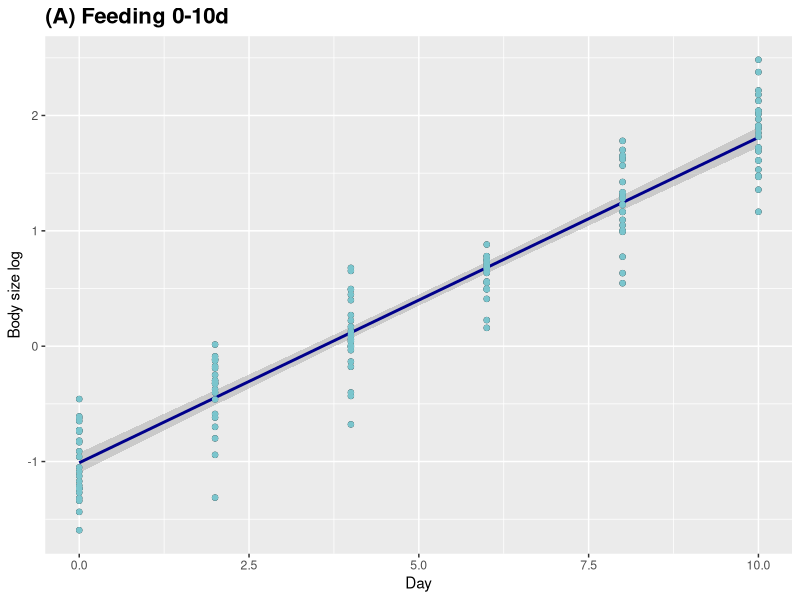
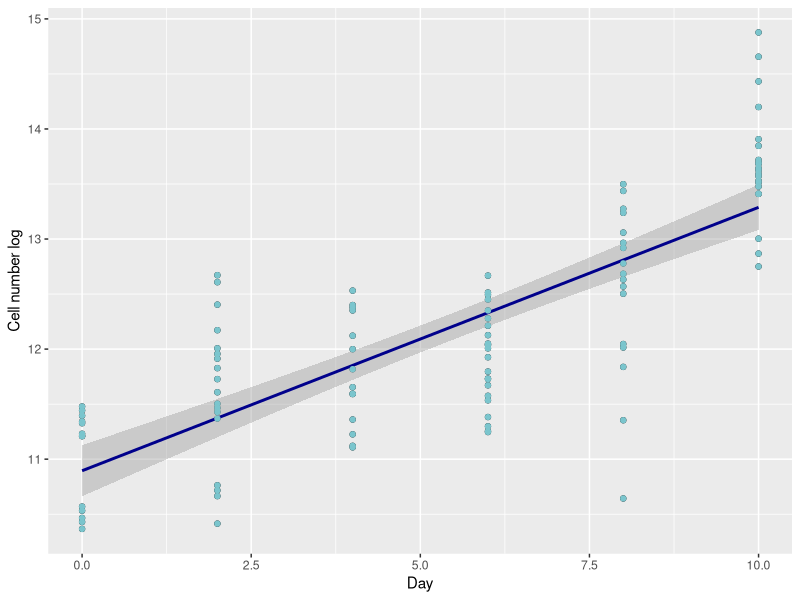
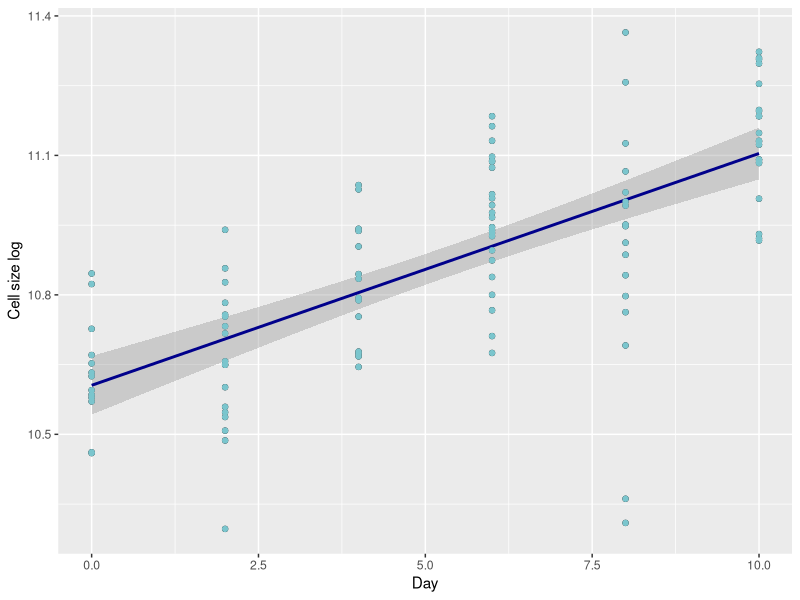
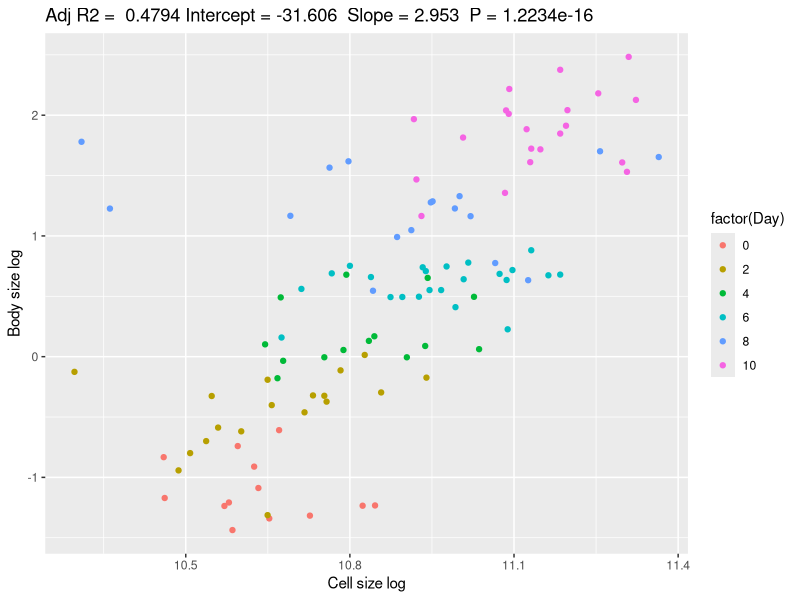
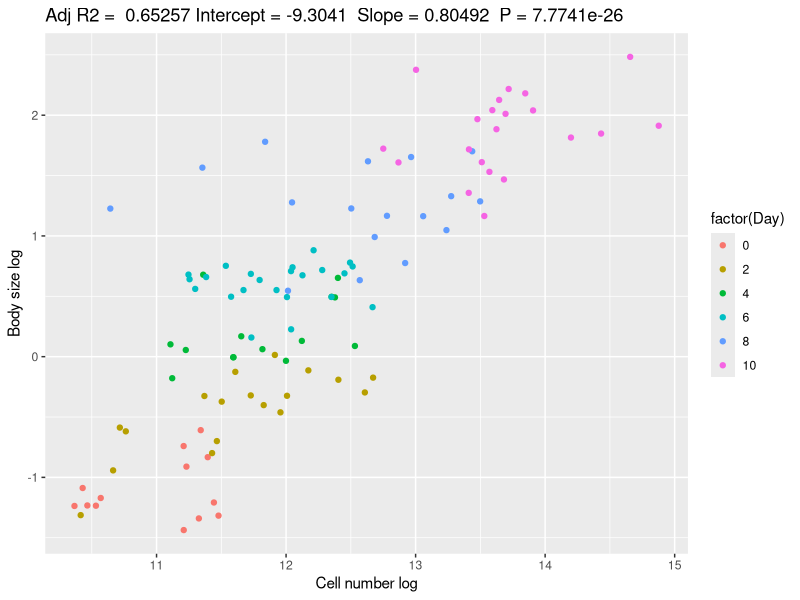
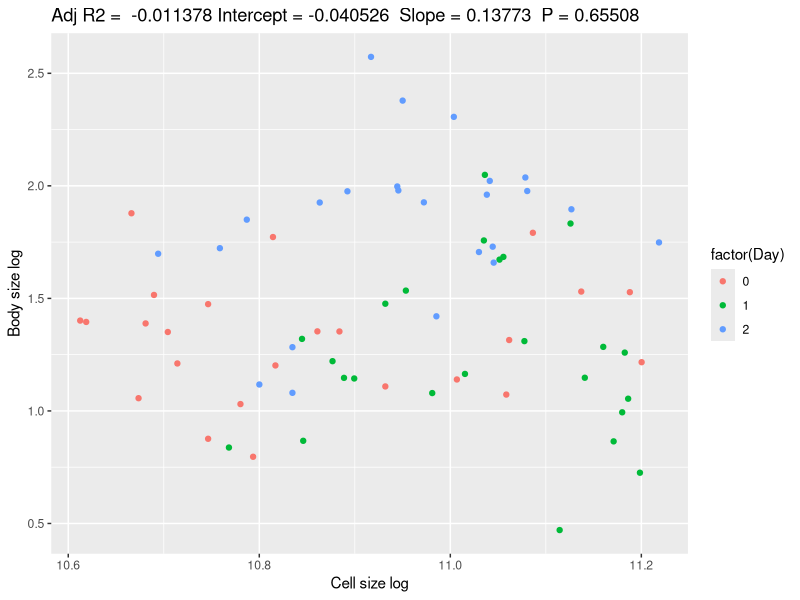
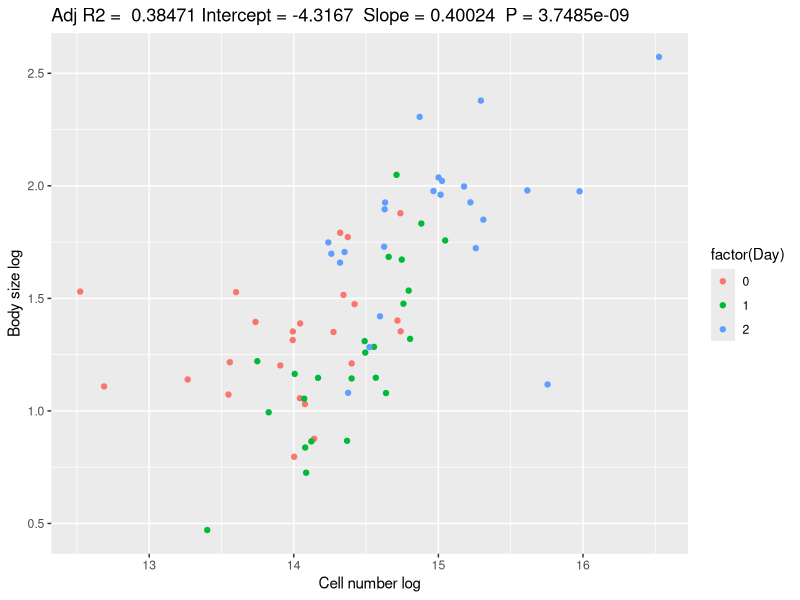
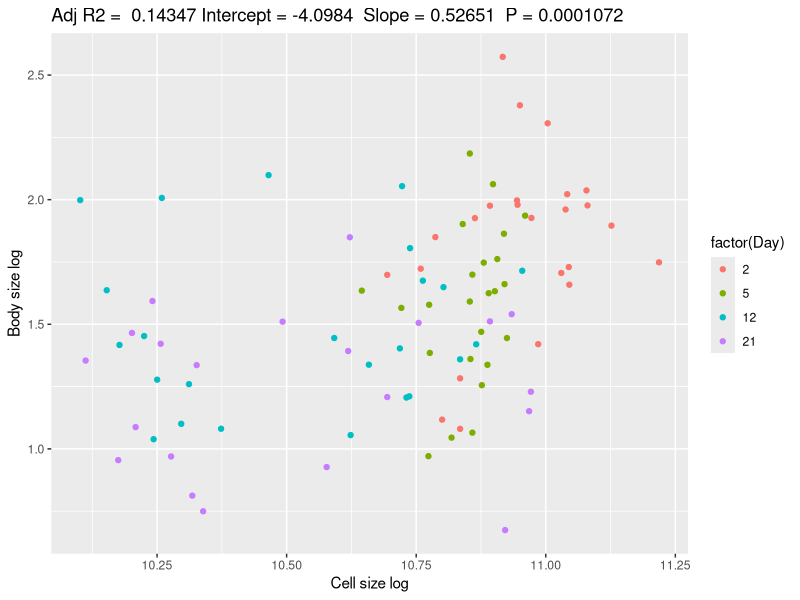

The R script that drew these images, in order:
#imports
library(ggplot2)
library(gridExtra)

#FEEDING
#open data files .csv for feeding periods 0-10d
#df.growth contains body size, cell number and cell size
#df.growth.body contains only body size (with more data points than the data frame above)
df.growth = read.csv("Data/nematostella_growth_bgp.csv")
df.growth.body=read.csv("Data/body_size_growth_bgp.csv")

#fit simple linear regressions for log body size, log cell number and log cell size  with respect to day
my.lm.bodysize = lm(log.body.size ~ Day, data=df.growth.body)
summary(my.lm.bodysize) #summary statistics of the linear model
AIC(my.lm.bodysize)#compute the AIC value for future model selection

my.lm.cellnumber = lm(log.cell.number ~ Day_y, data=df.growth)
summary(my.lm.cellnumber)
AIC(my.lm.cellnumber)

my.lm.cellsize = lm(log.cell.size ~ Day, data=df.growth)
summary(my.lm.cellsize)
AIC(my.lm.cellsize)

#plots of the simple linear regressions

ggplot(df.growth.body, aes(x = Day, y = log.body.size)) + 
  geom_point() +
  stat_smooth(method = "lm", col = "darkblue")+geom_point(color='cadetblue3')+
  labs(title ="(A) Feeding 0-10d", y='Body size log')+
  theme(plot.title = element_text(face="bold", size=16))

ggplot(df.growth, aes(x = Day_y, y = log.cell.number)) + 
  geom_point() +
  stat_smooth(method = "lm", col = "darkblue")+geom_point(color='cadetblue3')+
  labs(y='Cell number log', x='Day')

ggplot(df.growth, aes(x = Day, y = log.cell.size)) + 
  geom_point() +
  stat_smooth(method = "lm", col = "darkblue")+geom_point(color='cadetblue3')+
  labs(y='Cell size log')


#Fit a multiple linear regression model to find correlations between log body size and log cell number and size
my.lm.growth = lm(log.body.size ~ log.cell.size + log.cell.number, data=df.growth)
summary(my.lm.growth)
AIC(my.lm.growth)

#Fit two simple linear regressions to find correlations between body size and cell size, and body size
#and cell number
my.lm.growth.size = lm(log.body.size ~ log.cell.size, data=df.growth)
summary(my.lm.growth.size)
AIC(my.lm.growth.size)

my.lm.growth.numb = lm(log.body.size ~ log.cell.number, data=df.growth)
summary(my.lm.growth.numb)
AIC(my.lm.growth.numb)

#plots of the independent correlations
ggplot(df.growth, aes(x = log.cell.size, y = log.body.size, col=factor(Day))) + 
  geom_point()+
  labs(title = paste("Adj R2 = ",signif(summary(my.lm.growth.size)$adj.r.squared, 5),
                     "Intercept =",signif(my.lm.growth.size$coef[[1]],5 ),
                     " Slope =",signif(my.lm.growth.size$coef[[2]], 5),
                     " P =",signif(summary(my.lm.growth.size)$coef[2,4], 5)), y='Body size log',
       x='Cell size log')

ggplot(df.growth, aes(x = log.cell.number, y = log.body.size, col=factor(Day))) + 
  geom_point()+
  labs(title = paste("Adj R2 = ",signif(summary(my.lm.growth.numb)$adj.r.squared, 5),
                     "Intercept =",signif(my.lm.growth.numb$coef[[1]],5 ),
                     " Slope =",signif(my.lm.growth.numb$coef[[2]], 5),
                     " P =",signif(summary(my.lm.growth.numb)$coef[2,4], 5)), y='Body size log',
       x='Cell number log')

#STARVATION
#open data file containing body size, cell number and cell size for starvation periods 0-21d
df.degrowth = read.csv("Data/nematostella_degrowth_bgp.csv")
df.degrowth02=subset(df.degrowth, Day <=2) #get first part where growth happens
df.degrowth221 = subset(df.degrowth, Day>= 2) #get second part where degrowth happens

#Fit a multiple linear regression model to find correlations between log body size and log cell number and size
#for growth and degrowth phases in starvation
my.lm.degrowth02 = lm(log.body.size~ log.cell.size + log.cell.number, data=df.degrowth02)
summary(my.lm.degrowth02)
AIC(my.lm.degrowth02)

my.lm.degrowth221 = lm(log.body.size ~ log.cell.size + log.cell.number, data=df.degrowth221)
summary(my.lm.degrowth221)
AIC(my.lm.degrowth221)


#Fit simple linear regressions to find correlations between body size and cell size, and body size
#and cell number, separately

#growth phase
my.lm.degrowth02.size = lm(log.body.size ~ log.cell.size, data=df.degrowth02)
summary(my.lm.degrowth02.size)
AIC(my.lm.degrowth02.size)

my.lm.degrowth02.numb = lm(log.body.size ~ log.cell.number, data=df.degrowth02)
summary(my.lm.degrowth02.numb)
AIC(my.lm.degrowth02.numb)

#plots
ggplot(df.degrowth02, aes(x = log.cell.size, y = log.body.size, col=factor(Day))) + 
  geom_point()+
  labs(title = paste("Adj R2 = ",signif(summary(my.lm.degrowth02.size)$adj.r.squared, 5),
                     "Intercept =",signif(my.lm.degrowth02.size$coef[[1]],5 ),
                     " Slope =",signif(my.lm.degrowth02.size$coef[[2]], 5),
                     " P =",signif(summary(my.lm.degrowth02.size)$coef[2,4], 5)), y='Body size log',
       x='Cell size log')



ggplot(df.degrowth02, aes(x = log.cell.number, y = log.body.size, col=factor(Day))) + 
  geom_point()+
  labs(title = paste("Adj R2 = ",signif(summary(my.lm.degrowth02.numb)$adj.r.squared, 5),
                     "Intercept =",signif(my.lm.degrowth02.numb$coef[[1]],5 ),
                     " Slope =",signif(my.lm.degrowth02.numb$coef[[2]], 5),
                     " P =",signif(summary(my.lm.degrowth02.numb)$coef[2,4], 5)), y='Body size log',
       x='Cell number log')

#degrowth phase
my.lm.degrowth221.size = lm(log.body.size ~ log.cell.size, data=df.degrowth221)
summary(my.lm.degrowth221.size)
AIC(my.lm.degrowth221.size)


my.lm.degrowth221.numb = lm(log.body.size ~ log.cell.number, data=df.degrowth221)
summary(my.lm.degrowth221.numb)
AIC(my.lm.degrowth221.numb)

#plots
ggplot(df.degrowth221, aes(x = log.cell.size, y = log.body.size, col=factor(Day))) + 
  geom_point()+
  labs(title = paste("Adj R2 = ",signif(summary(my.lm.degrowth221.size)$adj.r.squared, 5),
                     "Intercept =",signif(my.lm.degrowth221.size$coef[[1]],5 ),
                     " Slope =",signif(my.lm.degrowth221.size$coef[[2]], 5),
                     " P =",signif(summary(my.lm.degrowth221.size)$coef[2,4], 5)), y='Body size log',
       x='Cell size log')

ggplot(df.degrowth221, aes(x = log.cell.number, y = log.body.size, col=factor(Day))) + 
  geom_point()+
  labs(title = paste("Adj R2 = ",signif(summary(my.lm.degrowth221.numb)$adj.r.squared, 5),
                     "Intercept =",signif(my.lm.degrowth221.numb$coef[[1]],5 ),
                     " Slope =",signif(my.lm.degrowth221.numb$coef[[2]], 5),
                     " P =",signif(summary(my.lm.degrowth221.numb)$coef[2,4], 5)), y='Body size log',
       x='Cell number log')


#REFEEDING
#Open data files for the two different treatments, 170d and 200d
df.treatments = read.csv("Data/treatments.csv") #data points for 170d and 200d merged together
df.treatment_170d = read.csv("Data/treatment_170d.csv") #data points for 170d
df.treatment_200d = read.csv("Data/treatment_200d.csv") #data points for 200d

#Fit simple linear regression models
my.lm.treatments = lm(log.body.size ~ Day, data=df.treatments)
summary(my.lm.treatments)
AIC(my.lm.treatments)

my.lm.treatment_170d = lm(log.body.size ~ Day, data=df.treatment_170d)
summary(my.lm.treatment_170d)
AIC(my.lm.treatment_170d)

my.lm.treatment_200d = lm(log.body.size ~ Day, data=df.treatment_200d)
summary(my.lm.treatment_200d)
AIC(my.lm.treatment_200d)

#plot
p=ggplot(df.treatment_170d, aes(x = Day, y = log.body.size, color="170d")) + 
  geom_point(col='orange') +
  stat_smooth(method = "lm", aes(color="170d"))+
  labs(title='Re-feeding', y='Body size log', x='Day') 
p=p+geom_point(data = df.treatment_200d, aes(color="200d"))+
  stat_smooth(data = df.treatment_200d, method = "lm", aes(color="200d"))
p=p+
  stat_smooth(data = df.treatments, method = "lm", aes(color="both"))+
  scale_color_manual(name = "", values = c("170d" = "orange", 
                                           "200d" = "purple", "both"="black"))
print(p)

#plot removing the linear regression model for the merged dataset 
p=ggplot(df.treatment_170d, aes(x = Day, y = log.body.size, color="170 days")) + 
  geom_point(col='orange') +
  stat_smooth(method = "lm", aes(color="170 days"))+
  labs(title='(B) Refeeding', y='Body size log', x='Day')+
  theme(plot.title = element_text(face="bold", size=16)) 
p=p+geom_point(data = df.treatment_200d, aes(color="200 days"))+
  stat_smooth(data = df.treatment_200d, method = "lm", aes(color="200 days"))+
  scale_color_manual(name = "After starved for:", values = c("170 days" = "orange", 
                                                             "200 days" = "purple"))
print(p)

#long starvation data
df.longB = read.csv("Data/long_starvation_B.csv")
df.longanB = read.csv("Data/long_starvation_analogous_B.csv")

my.lm.longB = lm(log.body.size ~ Day, data=df.longB)
summary(my.lm.longB)
sigma(my.lm.longB)
AIC(my.lm.longB)

my.lm.longanB = lm(log.body.size ~ Day, data=df.longanB)
summary(my.lm.longanB)
AIC(my.lm.longanB)

#plot of long B
ggplot(df.longB, aes(x = Day, y = log.body.size)) + 
  geom_point() +
  stat_smooth(method = "lm", col = "darkblue")+geom_point(color='cadetblue3')+
  labs(title ="Long starvation (i)", y='Body size log')+
  theme(plot.title = element_text(face="bold", size=16))

#Comparison of growth and degrowth data by merging dataframes,respectevly, and analysing if a nested
#model for the whole data is better than several models, one for each dataset
df.all_growth_02 = read.csv("Data/all_growth_02.csv") #all growth lines including simple regression starvation 0-2d
df.all_degrowth_221=read.csv("Data/all_degrowth_221.csv") #all degrowth lines including simple regression starvation 2-21d

my.lm.g_02 = lm(log.body.size ~ Day, data=df.all_growth_02)
summary(my.lm.g_02)
AIC(my.lm.g_02)

my.lm.dg_221 = lm(log.body.size ~ Day, data=df.all_degrowth_221)
summary(my.lm.dg_221)
AIC(my.lm.dg_221)

#perform likelihood ratio test
library(lmtest)

#growth
nested1=update(my.lm.bodysize, data=my.lm.g_02$model) 
lrtest(my.lm.g_02, nested1) #nested model vs body size 0-10d
nested2=update(my.lm.treatment_170d, data=my.lm.g_02$model)
lrtest(my.lm.g_02, nested2) #nested model vs 170d
nested3=update(my.lm.treatment_200d, data=my.lm.g_02$model)
lrtest(my.lm.g_02, nested3) #nested model vs 200d

#degrowth 2-21

#first find the linear regression models missing for degrowth 2-21d body~Day 
my.lm.bodysize_221 = lm(log.body.size ~ Day, data=df.degrowth221)
summary(my.lm.degrowth221.size)
AIC(my.lm.degrowth221.size)

nest1=update(my.lm.dg_221, data=my.lm.bodysize_221$model)
lrtest(nest1, my.lm.bodysize_221) #nested model vs body size 2-21d
nest2=update(my.lm.dg_221, data=my.lm.longB$model)
lrtest(nest2, my.lm.longB) #nested model vs long starvation (i)
nest3=update(my.lm.dg_221, data=my.lm.longanB$model)
lrtest(nest3, my.lm.longanB) #nested model vs long starvation (ii)


#Computation of the log likelihood functions of each of the models
logLik(my.lm.g_02)
logLik(my.lm.bodysize)
logLik(my.lm.treatment_170d)
logLik(my.lm.treatment_200d)
logLik(my.lm.bodysize)
logLik(my.lm.longB)
logLik(my.lm.longanB)
logLik(my.lm.dg_221)

